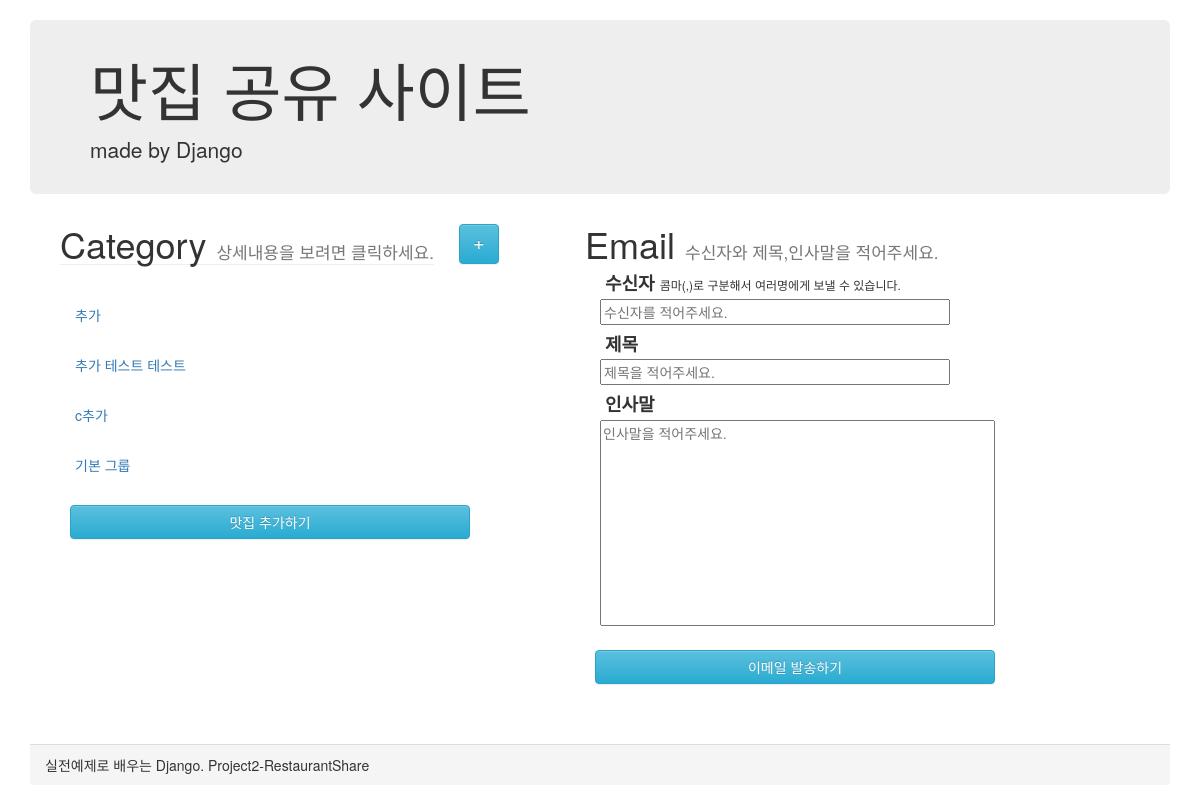
Before: / with the older database file.
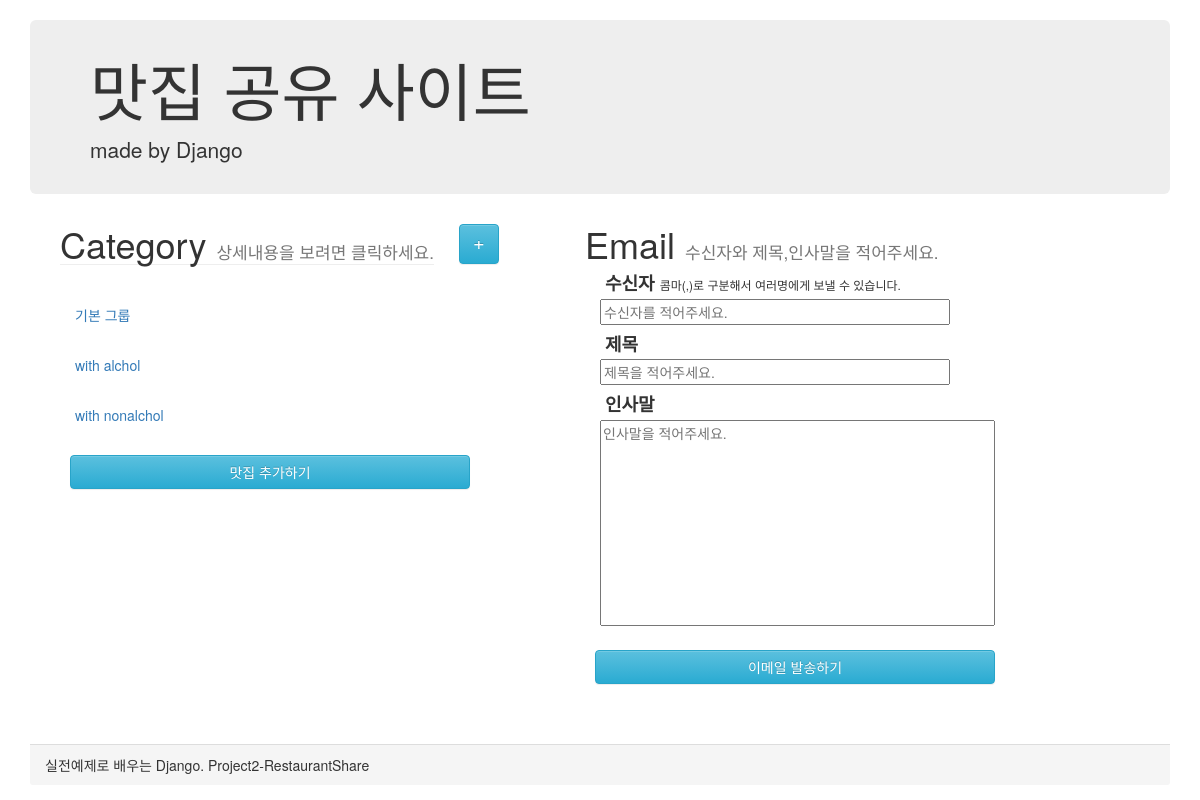
After: the same page with the newer database file.
### shareRes/models.py (models this page shows)
class Category(models.Model):
    category_name = models.CharField(max_length=100)

### shareRes/views.py (the view)
# urls.py: path('', views.index, name='index'),
def index(request):
    categories = Category.objects.all()
    restaurants = Restaurant.objects.all()
    content = {'categories': categories, 'restaurants':restaurants}
    return render(request, "shareRes/index.html", content)

### shareRes/templates/shareRes/index.html (shortened to what this page needs)
<!DOCTYPE html>
<html lang="en">
<head>
    <link rel="stylesheet" href="https://maxcdn.bootstrapcdn.com/bootstrap/3.3.2/css/bootstrap.min.css">
    <link rel="stylesheet" href="https://maxcdn.bootstrapcdn.com/bootstrap/3.3.2/css/bootstrap-theme.min.css">
</head>
<body>
    <div class="container">
        <div class="header">
            <div class="jumbotron">
                <h1>맛집 공유 사이트</h1>
                <p>made by Django</p>
            </div>
        </div>
        <div class="content">
            <div class="row">
                <form action="./sendEmail/send/" method="POST" onsubmit="return emailCheckForm();"> {% csrf_token %}
                    <div class="restaurantInfoDiv ">
                        <div class="row">
                            <div class="infoHeaderDiv">
                                <h1>Category <small class="subTitle">상세내용을 보려면 클릭하세요.</small></h1>
                            </div>
                            <div class="categoryAddDiv">
                                    <a href="categoryCreate/" class="categoryAddBtn btn btn-info" role="button">+</a>
                            </div>
                        </div>
                        <ul class="restaurantListDiv nav nav-pills nav-stacked">
                            {% for category in categories %}
                            <li class="category deactive">{{ category.category_name }}</li>
                            {% endfor %}
                        </ul>
                        <a href="restaurantCreate/" class="sendBtn btn btn-info" role="button">맛집 추가하기</a>
                    </div>
                    <div class="emailDiv">
                        <div class="emailHeaderDiv">
                            <h1>Email <small class="subTitle">수신자와 제목,인사말을 적어주세요.</small></h1>
                        </div>
                        <div class="emailContentGroup">
                            <div class="emailContentHeader">
                                <h4>수신자 <span class="inputReceiverSub">콤마(,)로 구분해서 여러명에게 보낼 수 있습니다.</span></h4>
                                <input class="inputReceiver" name="inputReceiver" id="inputReceiver" type="text" placeholder="수신자를 적어주세요."/><br/>
                            </div>
                            <div class="emailContentHeader">
                                <h4>제목</h4>
                                <input class="inputTitle" name="inputTitle" id="inputTitle" type="text" placeholder="제목을 적어주세요."/><br/>
                            </div>
                            <div class="emailContent">
                                <h4>인사말</h4>
                                <textarea class="inputContent" name="inputContent" id="inputContent" cols="50" rows="10" placeholder="인사말을 적어주세요."></textarea>
                            </div>
                        </div>
                        <div>
                            <input type="submit" class="sendBtn btn btn-info" role="button" value="이메일 발송하기"/>
                        </div>
                    </div>
                </form>
            </div>
        </div>
        <div class="panel-footer">
            실전예제로 배우는 Django. Project2-RestaurantShare
        </div>
    </div>
</body>
</html>

### shareRes/templates/shareRes/index.html (style rules this page uses)
.container { margin-top: 20px; }
.jumbotron { padding-top:15px; padding-bottom:15px; }
.content { min-height: 60%; margin: auto; }
.row { margin:0; padding:0; }
.subTitle { font-size:17px; }
.restaurantInfoDiv { margin-left:30px; float:left; }
.infoHeaderDiv { border-bottom: 1px solid #eee; float:left; }
.infoHeaderDiv h1 { margin:0; }
.categoryAddDiv { float:left; margin-left:25px; }
.categoryAddBtn { height: 40px; width: 40px; font-size:20px; padding:3px; }
.restaurantListDiv { margin-top: 25px; width: 500px; }
a { text-decoration: none; }
.deactive { color: #337ab7; background-color: #fff; }
.category { position: relative; display: block; cursor: pointer; border-radius: 4px; padding: 10px 15px; margin-top: 5px; margin-bottom: 10px; }
.emailDiv { float:left; margin-left:25px; }
.emailContentGroup { margin:5px; }
.emailHeaderDiv h1 { margin:0; }
.sendBtn { width: 400px; margin: 10px; }
.emailContentGroup h4 { font-weight: bold; margin:5px; }
.emailContentHeader { margin: 10px; }
.emailContent { margin: 10px; }
.inputReceiver { width: 350px; }
.inputReceiverSub { font-size: 12px; font-weight: 100; }
.inputTitle { width: 350px; }
.inputContent { resize: none; }
.panel-footer { margin-top: 50px; height: 10%; }

Changed rows visible on the page:
removed Category: category_name "추가"
removed Category: category_name "추가 테스트 테스트"
removed Category: category_name "c추가"
added Category: category_name "with alchol"
added Category: category_name "with nonalchol"
